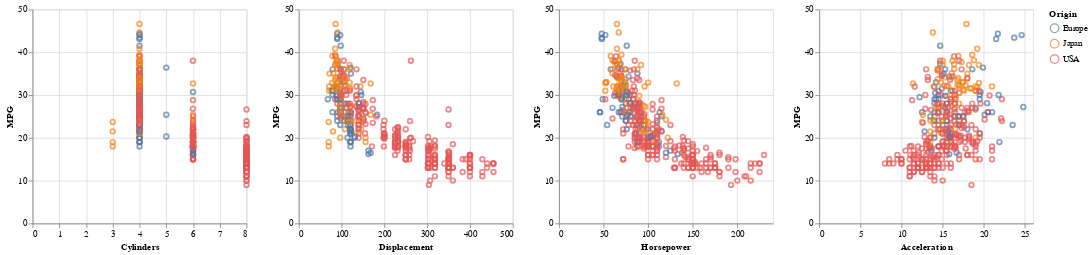

This figure's notebook cell:
### Code cell
# display linked scatter plots
baseScatter.encode(x='Cylinders') | baseScatter.encode(x='Displacement') | baseScatter.encode(x='Horsepower') | baseScatter.encode(x='Acceleration')

### Figure 1 — Vega-Lite specification as saved in the notebook (floating-point values rounded to 4 significant figures; data arrays with more than 128 entries replaced by an {"elided": "..."} marker saying what was removed)
{"config": {"view": {"continuousWidth": 400, "continuousHeight": 300}}, "hconcat": [{"mark": "point", "encoding": {"color": {"condition": {"type": "nominal", "field": "Origin", "selection": "selector002"}, "value": "gray"}, "x": {"type": "quantitative", "field": "Cylinders"}, "y": {"type": "quantitative", "field": "MPG"}}, "height": 250, "selection": {"selector002": {"type": "interval", "resolve": "global"}}, "width": 250}, {"mark": "point", "encoding": {"color": {"condition": {"type": "nominal", "field": "Origin", "selection": "selector002"}, "value": "gray"}, "x": {"type": "quantitative", "field": "Displacement"}, "y": {"type": "quantitative", "field": "MPG"}}, "height": 250, "selection": {"selector002": {"type": "interval", "resolve": "global"}}, "width": 250}, {"mark": "point", "encoding": {"color": {"condition": {"type": "nominal", "field": "Origin", "selection": "selector002"}, "value": "gray"}, "x": {"type": "quantitative", "field": "Horsepower"}, "y": {"type": "quantitative", "field": "MPG"}}, "height": 250, "selection": {"selector002": {"type": "interval", "resolve": "global"}}, "width": 250}, {"mark": "point", "encoding": {"color": {"condition": {"type": "nominal", "field": "Origin", "selection": "selector002"}, "value": "gray"}, "x": {"type": "quantitative", "field": "Acceleration"}, "y": {"type": "quantitative", "field": "MPG"}}, "height": 250, "selection": {"selector002": {"type": "interval", "resolve": "global"}}, "width": 250}], "data": {"name": "data-daa415ccd758f64006308758850bfea9"}, "$schema": "https://vega.github.io/schema/vega-lite/v4.0.2.json", "datasets": {"data-daa415ccd758f64006308758850bfea9": {"elided": "392 records"}}}
